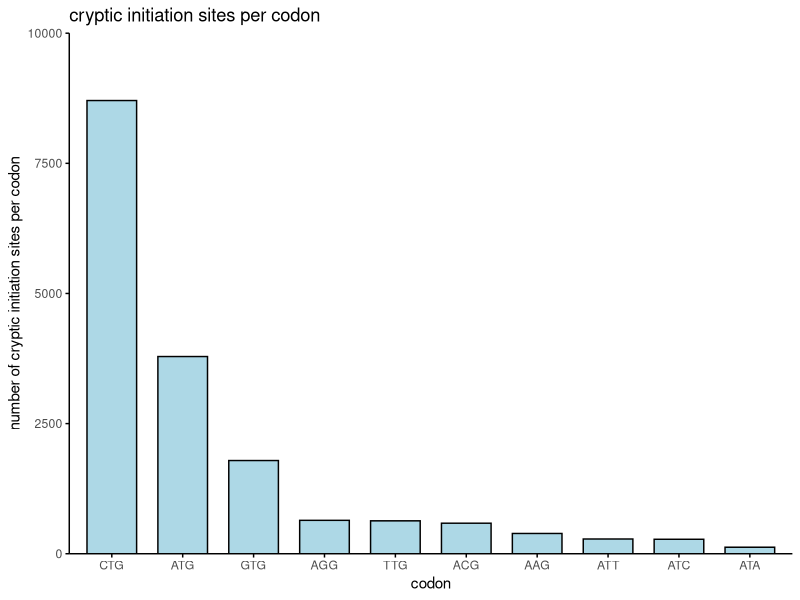
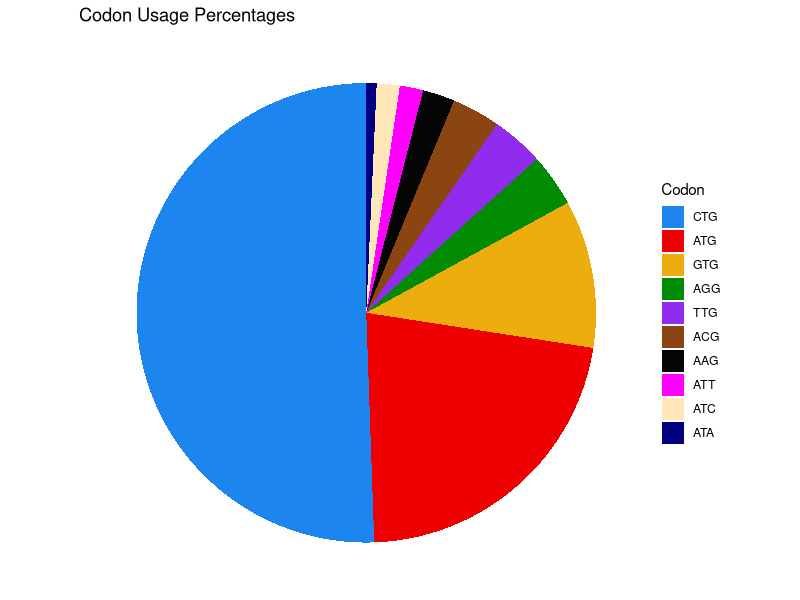

The R source for these figures, in order:
## ---- chunk 1
knitr::opts_chunk$set(echo = TRUE)

## ---- chunk 2

## Load Packages and Data
library(readxl)
library(tidyr)
library(dplyr)
library(ggpubr)

#load data - Data was downloaded from Arango et al. 2022 Mol Cell. Initiation sites were identified experimentally using Harringtonine Ribo-seq in HeLa cells

Initiation_sites <- read_excel("Table_S3_PMID_35679869.xlsx", sheet = "All_P-sites")

initiation_counts <- as.data.frame(table(Initiation_sites$txid))

#Get the cryptic codons from the experimentally obtained p-sites
Initiation_sites$psite_from_start <- as.numeric(Initiation_sites$psite_from_start)
Initiation_sites <- subset(Initiation_sites, psite_from_start < 0)

# Count the occurrences of each "codon"
codon_counts <- Initiation_sites %>%
  count(codon)

# View the resulting data frame
print(codon_counts)

# Replace 'U' with 'T' in the "codon" column
codon_counts$codon <- gsub("U", "T", codon_counts$codon)

# View the updated data frame
print(codon_counts)

# Arrange the data frame in descending order based on the "Sum" column
codon_counts_ordered <- codon_counts %>% arrange(desc(n))

# Get the percent of codons
codon_counts_ordered$percent <- 100 * (codon_counts_ordered$n / sum(codon_counts_ordered$n))

# Create bar plot for "Sum" column with reordered data
codon_plot <- ggbarplot(data = codon_counts_ordered, x = "codon", y = "n",
                      fill = "lightblue", title = "cryptic initiation sites per codon",
                      xlab = "codon", ylab = "number of cryptic initiation sites per codon") +
  theme_minimal() +
  theme(panel.grid.major = element_blank(),  # Remove major grid lines
        panel.grid.minor = element_blank(),  # Remove minor grid lines
        axis.line.x = element_line(color = "black"),  # Add black x-axis line
        axis.line.y = element_line(color = "black"),  # Add black y-axis line
        axis.ticks = element_line(color = "black", size = 0.5)) + 
  scale_y_continuous(expand = c(0, 0), limits = c(0, 10000)) # Set the x-axis to intercept 0 on the y-axis

codon_plot

# Convert codon to a factor with levels in the same order as the data frame
codon_counts_ordered$codon <- factor(codon_counts_ordered$codon, levels = codon_counts_ordered$codon)

# Define a color palette (change the palette name as needed)
manual_colors <- c("dodgerblue2", "red2", "darkgoldenrod2", "green4", "purple2", "saddlebrown", "gray2", "magenta1", "wheat1", "navyblue")

# create a pie chart with the percent of codons
my.pie <- ggplot(codon_counts_ordered, aes(x = factor(1), y = percent, fill = codon)) +
  geom_bar(stat = "identity", width = 1) +
  coord_polar(theta = "y") + # This makes it a pie chart
  theme_void() + # This removes background and axes labels
  labs(fill = "Codon", title = "Codon Usage Percentages") +
  scale_fill_manual(values = manual_colors) + # Use the manual colors
  theme(legend.position = "right")

my.pie

